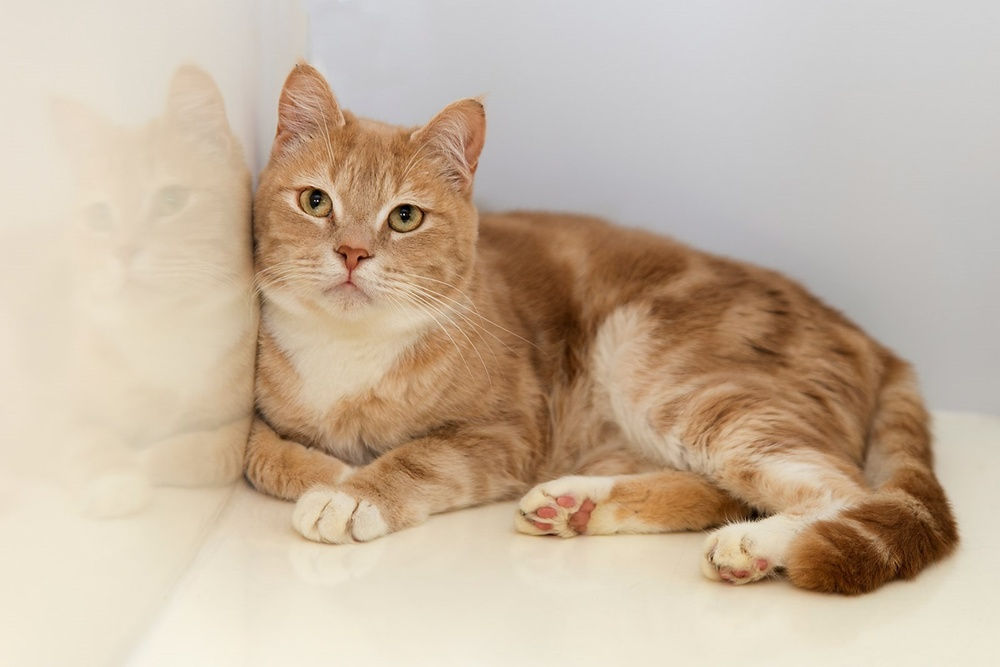
#> input picture Homework/HW 2 - 0306/cat.jpg, 1000 x 667 px, shrunk from 1600 x 1067 before the run, found by its file name
$ python '김민창.py'
#> lines starting #> are read from the running program, lines starting #| are printed output that depends on the picture
import cv2

photo=cv2.imread("cat.jpg",cv2.IMREAD_COLOR)
#> photo is the input picture: shape (667, 1000, 3); mean B, G, R 160.3, 180.7, 199.1

[x,y,z]=photo.shape
#> x = 667; y = 1000; z = 3
i=x//2;
#> i = 333
j=y//2;
#> j = 500

crop = photo.copy()
crop = photo[i-250:i+250 , i-250:i+250]
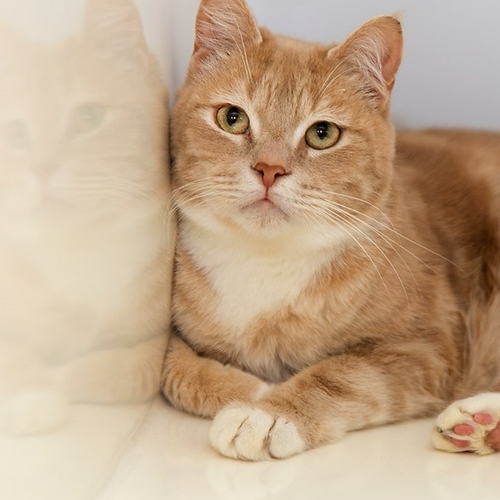
#> crop: shape (500, 500, 3); mean B, G, R 140.2, 168.1, 194.4

cv2.imshow("photo",photo)
cv2.imshow("crop", crop)


cv2.waitKey(0)
cv2.destroyAllWindows()
